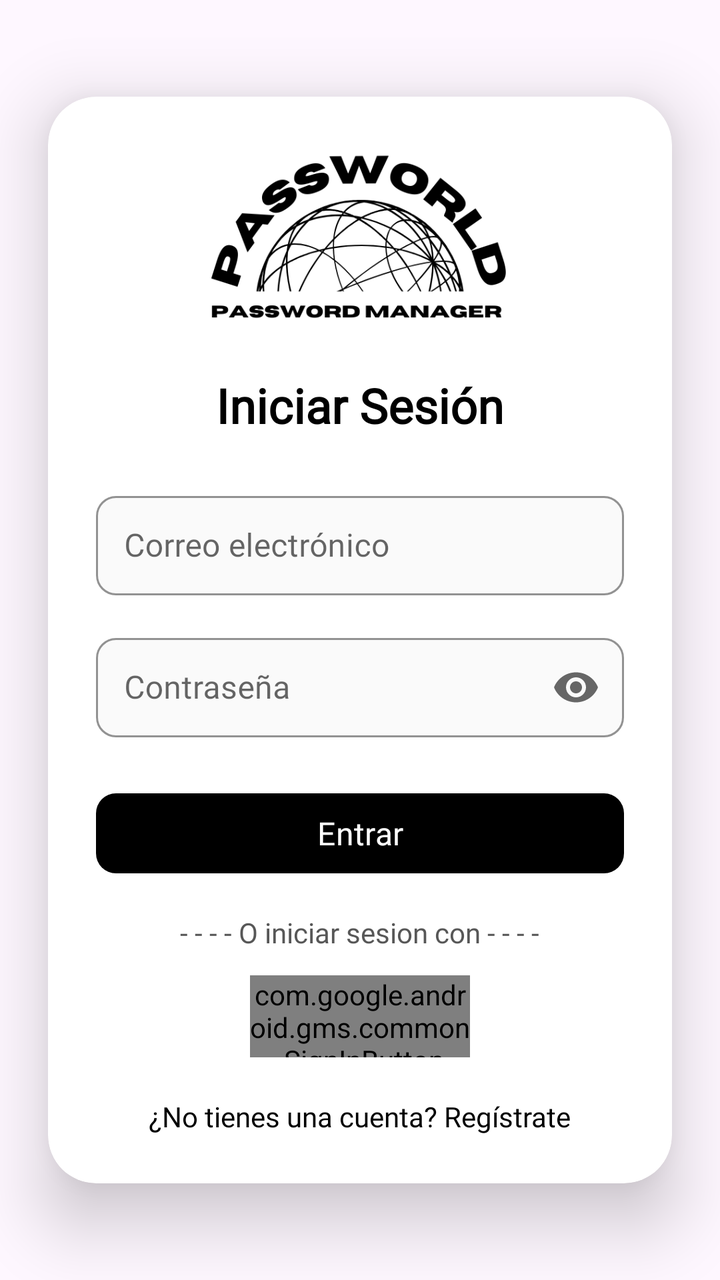
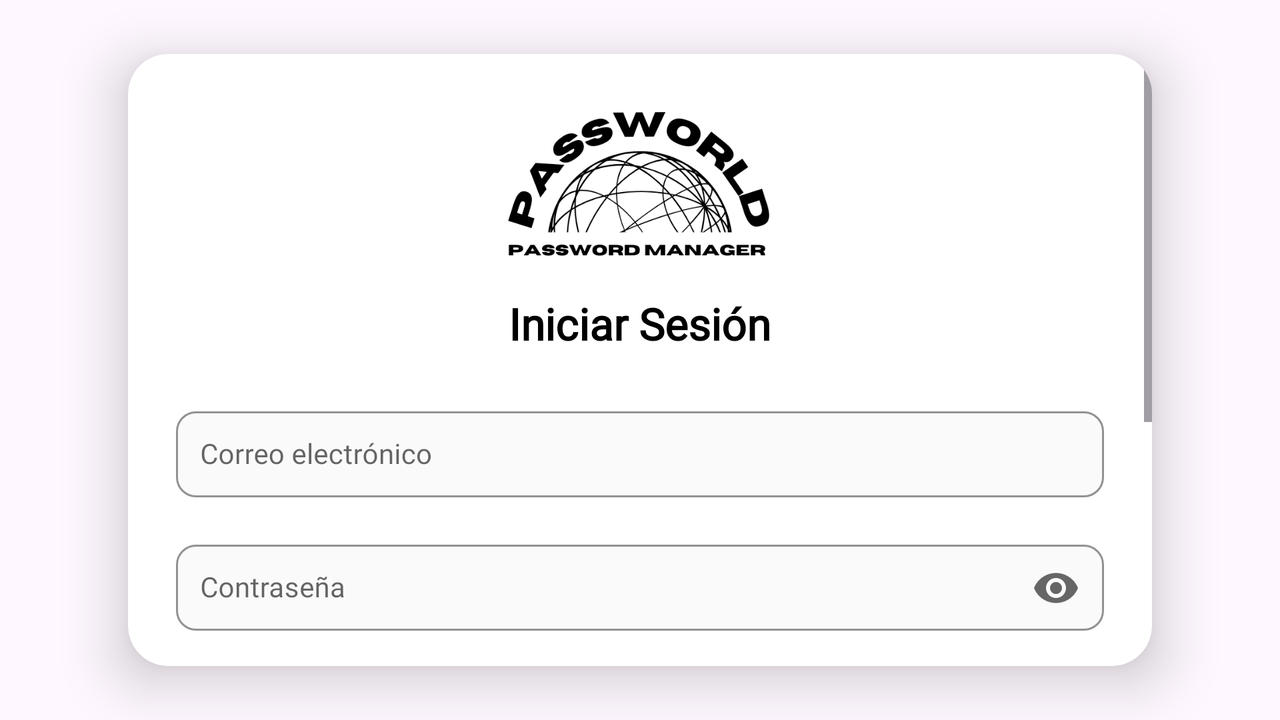

First picture: res/layout/ on a phone held upright. Second picture: the repository's own variant of that layout, on a device whose configuration matches the variant's folder. Source for both follows.
<!-- AndroidManifest.xml: application theme Theme.PassworldAndroid -->
<!-- res/layout/activity_sign_in.xml -->
<?xml version="1.0" encoding="utf-8"?>
<androidx.constraintlayout.widget.ConstraintLayout
    xmlns:android="http://schemas.android.com/apk/res/android"
    xmlns:app="http://schemas.android.com/apk/res-auto"
    xmlns:tools="http://schemas.android.com/tools"
    android:layout_width="match_parent"
    android:layout_height="match_parent"

    tools:context=".activity.SignInActivity">

    <androidx.cardview.widget.CardView
        android:id="@+id/cardContainer"
        android:layout_width="0dp"
        android:layout_height="wrap_content"
        app:cardCornerRadius="24dp"
        app:cardElevation="20dp"
        app:layout_constraintTop_toTopOf="parent"
        app:layout_constraintBottom_toBottomOf="parent"
        app:layout_constraintStart_toStartOf="parent"
        app:layout_constraintEnd_toEndOf="parent"
        android:layout_margin="24dp"
        app:cardBackgroundColor="@color/dialogBackground">

        <LinearLayout
            android:layout_width="match_parent"
            android:layout_height="wrap_content"
            android:orientation="vertical"
            android:padding="24dp"
            android:gravity="center_horizontal">

            <ImageView
                android:id="@+id/logoImageView"
                android:layout_width="158dp"
                android:layout_height="90dp"
                android:layout_marginBottom="24dp"
                android:contentDescription="@string/app_name"
                android:scaleType="centerCrop"
                android:src="@drawable/passworld_logo" />

            <TextView
                android:id="@+id/signInTitle"
                android:layout_width="wrap_content"
                android:layout_height="wrap_content"
                android:layout_marginBottom="16dp"
                android:fontFamily="@font/helveticaneue_medium"
                android:text="@string/sign_in_title"
                android:textAppearance="@style/TextAppearance.AppCompat.Body1"
                android:textColor="?attr/colorPrimaryText"
                android:textSize="24sp"
                android:textStyle="bold" />

            <com.google.android.material.textfield.TextInputLayout
                style="@style/Widget.MaterialComponents.TextInputLayout.OutlinedBox"
                android:layout_width="match_parent"
                android:layout_height="wrap_content"
                android:layout_marginVertical="8dp"
                android:hint="@string/email_hint"
                app:boxBackgroundColor="@color/boxFieldBackground"
                app:boxCornerRadiusBottomEnd="10dp"
                app:boxCornerRadiusBottomStart="10dp"
                app:boxCornerRadiusTopEnd="10dp"
                app:boxCornerRadiusTopStart="10dp"
                app:startIconDrawable="@drawable/ic_email"
                app:startIconTint="@color/iconTint"
                app:boxStrokeColor="@color/secondaryText"
                app:hintTextColor="@color/secondaryText">

                <com.google.android.material.textfield.TextInputEditText
                    android:id="@+id/emailEditText"
                    android:layout_width="match_parent"
                    android:layout_height="wrap_content"
                    android:fontFamily="@font/helveticaneue_light"
                    android:inputType="textEmailAddress"
                    android:padding="14dp"
                    android:textColor="?attr/colorPrimaryText"
                    android:textSize="16sp" />
            </com.google.android.material.textfield.TextInputLayout>

            <com.google.android.material.textfield.TextInputLayout
                style="@style/Widget.MaterialComponents.TextInputLayout.OutlinedBox"
                android:layout_width="match_parent"
                android:layout_height="wrap_content"
                android:layout_marginVertical="8dp"
                android:hint="@string/password_hint"
                app:boxBackgroundColor="@color/boxFieldBackground"
                app:boxCornerRadiusBottomEnd="10dp"
                app:boxCornerRadiusBottomStart="10dp"
                app:boxCornerRadiusTopEnd="10dp"
                app:boxCornerRadiusTopStart="10dp"
                app:endIconMode="password_toggle"
                app:endIconTint="@color/iconTint"
                app:startIconDrawable="@drawable/ic_password"
                app:startIconTint="@color/iconTint"
                app:boxStrokeColor="@color/secondaryText"
                app:hintTextColor="@color/secondaryText">

                <com.google.android.material.textfield.TextInputEditText
                    android:id="@+id/passwordEditText"
                    android:layout_width="match_parent"
                    android:layout_height="wrap_content"
                    android:fontFamily="@font/helveticaneue_light"
                    android:inputType="textPassword"
                    android:padding="14dp"
                    android:textColor="?attr/colorPrimaryText"
                    android:textSize="16sp" />
            </com.google.android.material.textfield.TextInputLayout>

            <com.google.android.material.button.MaterialButton
                android:id="@+id/signInButton"
                android:layout_width="match_parent"
                android:layout_height="wrap_content"
                android:layout_marginTop="16dp"
                android:layout_marginBottom="16dp"
                android:fontFamily="@font/helveticaneue_bold"
                android:text="@string/sign_in_button"
                android:textAllCaps="false"
                android:textColor="@color/buttonText"
                android:textSize="16sp"
                app:backgroundTint="@color/buttonBackground"
                app:cornerRadius="10dp"
                app:iconTint="@color/iconTint" />

            <TextView
                android:layout_width="wrap_content"
                android:layout_height="wrap_content"
                android:layout_marginBottom="12dp"
                android:fontFamily="@font/helveticaneue_light"
                android:text="@string/or_sign_in_with"
                android:textColor="?attr/colorSecondaryText"
                android:textSize="14sp" />

            <com.google.android.gms.common.SignInButton
                android:id="@+id/googleSignInButton"
                android:layout_width="110dp"
                android:layout_height="41dp" />

            <TextView
                android:id="@+id/registerTextView"
                android:layout_width="wrap_content"
                android:layout_height="wrap_content"
                android:layout_marginTop="20dp"
                android:clickable="true"
                android:focusable="true"
                android:fontFamily="@font/helveticaneue_medium"
                android:text="@string/sign_in_dont_have_account_question"
                android:textColor="?attr/colorPrimaryText"
                android:textColorHighlight="?attr/colorSecondaryText"
                android:textSize="14sp" />

            <ImageView
                android:id="@+id/backgroundImage"
                android:layout_width="0dp"
                android:layout_height="0dp"
                android:scaleType="centerCrop" />

        </LinearLayout>
    </androidx.cardview.widget.CardView>
</androidx.constraintlayout.widget.ConstraintLayout>
<!-- resources referenced by this layout -->
<resources>
  <color name="boxFieldBackground">#FAFAFA</color>
  <color name="buttonBackground">#000000</color>
  <color name="buttonText">#FFFFFF</color>
  <color name="dialogBackground">#FFFFFF</color>
  <color name="iconTint">#666666</color>
  <color name="secondaryText">#575757</color>
  <!-- drawable passworld_logo: png bitmap (drawable, 32538 bytes) -->
  <string name="app_name">PassworldAndroid</string>
  <string name="email_hint">Correo electrónico</string>
  <string name="or_sign_in_with">- - - - O iniciar sesion con - - - -</string>
  <string name="password_hint">Contraseña</string>
  <string name="sign_in_button">Entrar</string>
  <string name="sign_in_dont_have_account_question">¿No tienes una cuenta? Regístrate</string>
  <string name="sign_in_title">Iniciar Sesión</string>
  <style name="Theme.PassworldAndroid" parent="Base.Theme.PassworldAndroid">
          <item name="popupMenuStyle">@style/PopupMenu.PassworldAndroid</item>
          <item name="popupMenuBackground">@color/white</item>
      </style>
  <style name="Base.Theme.PassworldAndroid" parent="Theme.Material3.DayNight.NoActionBar">
          
          <item name="android:statusBarColor">@color/statusBarColor</item>
          <item name="android:navigationBarColor">@color/navigationBarColor</item>
          
          <item name="android:windowLightStatusBar">true</item>
          <item name="colorOnSurface">#000000</item>
          <item name="colorPrimaryText">#000000</item>
          <item name="colorSecondaryText">#575757</item>
          <item name="colorProtectIcon">#B6B6B6</item>
          <item name="colorSearchBar">#F0EFEF</item>
  
  
      </style>
  <style name="PopupMenu.PassworldAndroid" parent="Widget.MaterialComponents.PopupMenu">
          <item name="android:popupBackground">@drawable/popup_menu_background</item>
      </style>
  <color name="white">#FFFFFFFF</color>
  <color name="statusBarColor">@color/white</color>
  <color name="navigationBarColor">@color/white</color>
  <!-- drawable popup_menu_background (drawable) -->
  <shape xmlns:android="http://schemas.android.com/apk/res/android">
      <solid android:color="?attr/colorSurface" />
      <corners android:radius="12dp" />
      <padding android:top="8dp" android:bottom="8dp" />
  </shape>
</resources>
<!-- res/layout-land/activity_sign_in.xml (the repository's variant of the layout above) -->
<!-- drawn on the phone turned sideways -->
<?xml version="1.0" encoding="utf-8"?>
<androidx.constraintlayout.widget.ConstraintLayout
    xmlns:android="http://schemas.android.com/apk/res/android"
    xmlns:app="http://schemas.android.com/apk/res-auto"
    xmlns:tools="http://schemas.android.com/tools"
    android:layout_width="match_parent"
    android:layout_height="match_parent"
    tools:context=".activity.SignInActivity">

    <androidx.cardview.widget.CardView
        android:id="@+id/cardContainer"
        android:layout_width="0dp"
        android:layout_height="0dp"
        app:cardCornerRadius="20dp"
        app:cardElevation="16dp"
        app:layout_constraintTop_toTopOf="parent"
        app:layout_constraintBottom_toBottomOf="parent"
        app:layout_constraintStart_toStartOf="parent"
        app:layout_constraintEnd_toEndOf="parent"
        app:layout_constraintWidth_percent="0.8"
        app:layout_constraintHeight_percent="0.85"
        android:layout_margin="16dp"
        app:cardBackgroundColor="@color/dialogBackground">

        <ScrollView
            android:layout_width="match_parent"
            android:layout_height="match_parent"
            android:fillViewport="true">

            <LinearLayout
                android:layout_width="match_parent"
                android:layout_height="wrap_content"
                android:orientation="vertical"
                android:padding="24dp"
                android:gravity="center_horizontal">

                <ImageView
                    android:id="@+id/logoImageView"
                    android:layout_width="140dp"
                    android:layout_height="80dp"
                    android:layout_marginBottom="16dp"
                    android:contentDescription="@string/app_name"
                    android:scaleType="centerCrop"
                    android:src="@drawable/passworld_logo" />

                <TextView
                    android:id="@+id/signInTitle"
                    android:layout_width="wrap_content"
                    android:layout_height="wrap_content"
                    android:layout_marginBottom="16dp"
                    android:fontFamily="@font/helveticaneue_medium"
                    android:text="@string/sign_in_title"
                    android:textAppearance="@style/TextAppearance.AppCompat.Body1"
                    android:textColor="?attr/colorPrimaryText"
                    android:textSize="22sp"
                    android:textStyle="bold" />

                <com.google.android.material.textfield.TextInputLayout
                    style="@style/Widget.MaterialComponents.TextInputLayout.OutlinedBox"
                    android:layout_width="match_parent"
                    android:layout_height="wrap_content"
                    android:layout_marginVertical="8dp"
                    android:hint="@string/email_hint"
                    app:boxBackgroundColor="@color/boxFieldBackground"
                    app:boxCornerRadiusBottomEnd="10dp"
                    app:boxCornerRadiusBottomStart="10dp"
                    app:boxCornerRadiusTopEnd="10dp"
                    app:boxCornerRadiusTopStart="10dp"
                    app:startIconDrawable="@drawable/ic_email"
                    app:startIconTint="@color/iconTint"
                    app:boxStrokeColor="@color/secondaryText"
                    app:hintTextColor="@color/secondaryText">

                    <com.google.android.material.textfield.TextInputEditText
                        android:id="@+id/emailEditText"
                        android:layout_width="match_parent"
                        android:layout_height="wrap_content"
                        android:fontFamily="@font/helveticaneue_light"
                        android:inputType="textEmailAddress"
                        android:padding="12dp"
                        android:textColor="?attr/colorPrimaryText"
                        android:textSize="14sp" />
                </com.google.android.material.textfield.TextInputLayout>

                <com.google.android.material.textfield.TextInputLayout
                    style="@style/Widget.MaterialComponents.TextInputLayout.OutlinedBox"
                    android:layout_width="match_parent"
                    android:layout_height="wrap_content"
                    android:layout_marginVertical="8dp"
                    android:hint="@string/password_hint"
                    app:boxBackgroundColor="@color/boxFieldBackground"
                    app:boxCornerRadiusBottomEnd="10dp"
                    app:boxCornerRadiusBottomStart="10dp"
                    app:boxCornerRadiusTopEnd="10dp"
                    app:boxCornerRadiusTopStart="10dp"
                    app:endIconMode="password_toggle"
                    app:endIconTint="@color/iconTint"
                    app:startIconDrawable="@drawable/ic_password"
                    app:startIconTint="@color/iconTint"
                    app:boxStrokeColor="@color/secondaryText"
                    app:hintTextColor="@color/secondaryText">

                    <com.google.android.material.textfield.TextInputEditText
                        android:id="@+id/passwordEditText"
                        android:layout_width="match_parent"
                        android:layout_height="wrap_content"
                        android:fontFamily="@font/helveticaneue_light"
                        android:inputType="textPassword"
                        android:padding="12dp"
                        android:textColor="?attr/colorPrimaryText"
                        android:textSize="14sp" />
                </com.google.android.material.textfield.TextInputLayout>

                <com.google.android.material.button.MaterialButton
                    android:id="@+id/signInButton"
                    android:layout_width="match_parent"
                    android:layout_height="wrap_content"
                    android:layout_marginTop="16dp"
                    android:layout_marginBottom="16dp"
                    android:fontFamily="@font/helveticaneue_bold"
                    android:text="@string/sign_in_button"
                    android:textAllCaps="false"
                    android:textColor="@color/buttonText"
                    android:textSize="16sp"
                    app:backgroundTint="@color/buttonBackground"
                    app:cornerRadius="10dp"
                    app:iconTint="@color/iconTint" />

                <TextView
                    android:layout_width="wrap_content"
                    android:layout_height="wrap_content"
                    android:layout_marginBottom="8dp"
                    android:fontFamily="@font/helveticaneue_light"
                    android:text="@string/or_sign_in_with"
                    android:textColor="?attr/colorSecondaryText"
                    android:textSize="14sp" />

                <com.google.android.gms.common.SignInButton
                    android:id="@+id/googleSignInButton"
                    android:layout_width="110dp"
                    android:layout_height="40dp"
                    android:layout_marginBottom="8dp" />

                <TextView
                    android:id="@+id/registerTextView"
                    android:layout_width="wrap_content"
                    android:layout_height="wrap_content"
                    android:layout_marginTop="12dp"
                    android:clickable="true"
                    android:focusable="true"
                    android:fontFamily="@font/helveticaneue_medium"
                    android:text="@string/sign_in_dont_have_account_question"
                    android:textColor="?attr/colorPrimaryText"
                    android:textSize="14sp" />
            </LinearLayout>
        </ScrollView>
    </androidx.cardview.widget.CardView>
</androidx.constraintlayout.widget.ConstraintLayout>
